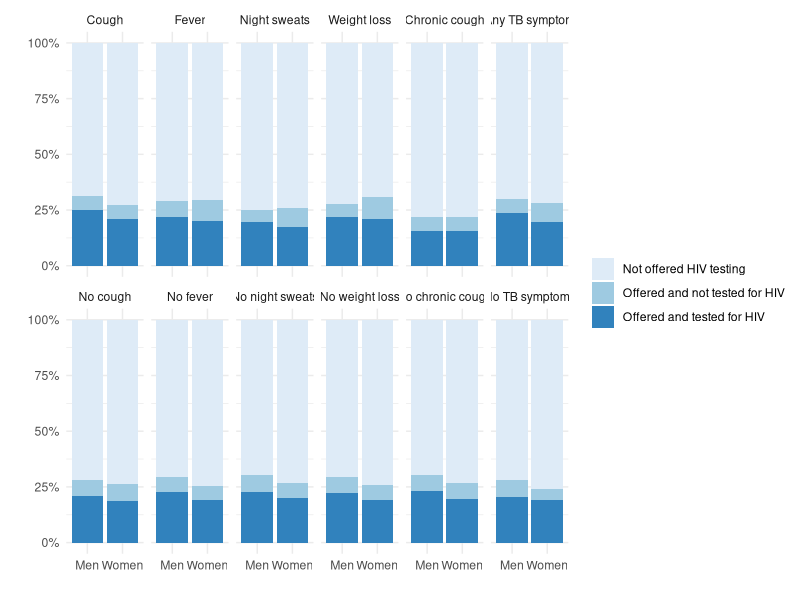
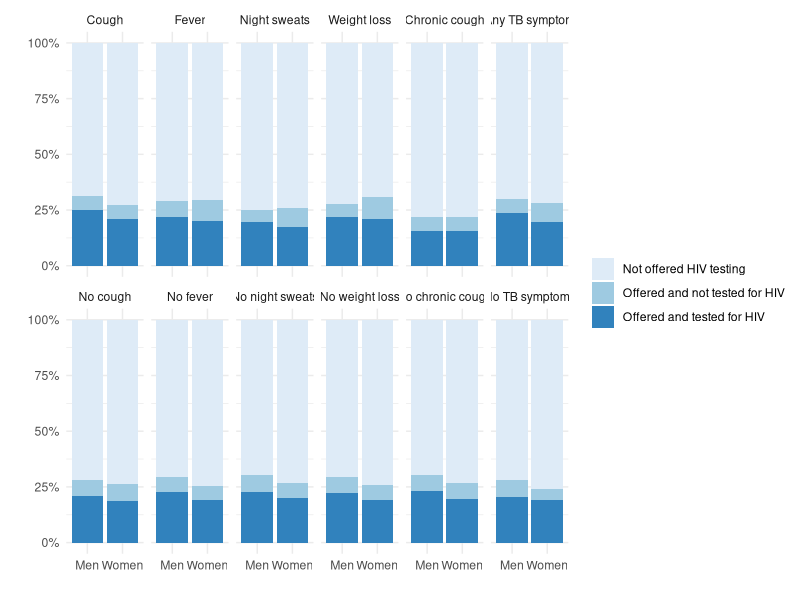

These charts were generated, in order, by the following R code:
## ---- chunk 1
setwd("~/Dropbox/Projects/PROSPECT Study 20160610/Work/Data/hiv.prospect/data")
library(tidyverse)

df <- read_csv("2019-03-12_outcomes_hiv.prospect.csv")

df <- df %>%
  mutate(group = factor(group))

df %>%
  ggplot(aes(x=sex, y=value, fill=outcome)) +
  geom_bar(position="fill", stat="identity") +
  facet_wrap(fct_relevel(group,
                         "Cough", "Fever", "Night sweats", "Weight loss","Chronic cough",
                         "Any TB symptom", "No cough", "No fever", "No night sweats", 
                         "No weight loss", "No chronic cough", "No TB symptoms")
             ~., ncol=6) +
  theme_minimal() +
  scale_fill_brewer() +
  scale_y_continuous(labels = scales::percent_format()) +
  xlab("") +
  ylab("") +
  theme(legend.title = element_blank())

ggsave("2019-03-12_hivtestoutcome_hiv.prosepct.png", dpi=600, width=10, height=8)
